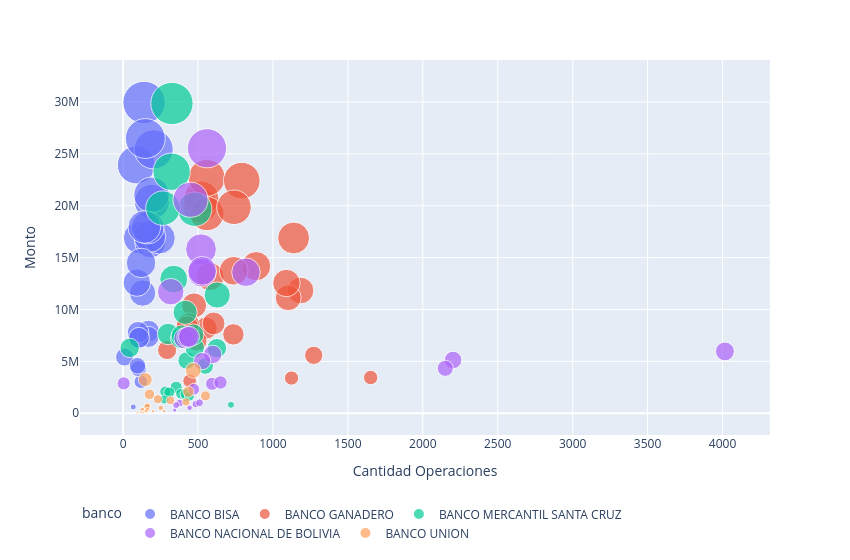

Here is the notebook cell this chart was saved with:
### Code cell
bancos_operaciones = informacion_anterior[informacion_anterior['banco'] != 'TOTAL BANCOS'].groupby(['fecha','banco']).agg({'Monto':'sum', 'N°':'sum'}).reset_index()
grap3 = px.scatter(
    bancos_operaciones.query('banco.isin(["BANCO BISA", "BANCO GANADERO", "BANCO MERCANTIL SANTA CRUZ", "BANCO NACIONAL DE BOLIVIA", "BANCO UNION"])'),
    x = 'N°',
    y = 'Monto',
    color = 'banco',
    size="Monto",
    size_max = 30
)
grap3.update_layout(
    legend = dict(yanchor = 'bottom', y = -0.3, orientation = 'h'),
    xaxis = dict(title = 'Cantidad Operaciones'),
    width = 850
)
grap3.show()

### Figure 1 — Plotly figure (JSON) as saved in the notebook; plotly's stock layout.template omitted (floating-point values rounded to 4 significant figures)
{"data": [{"hovertemplate": "banco=BANCO BISA<br>N°=%{x}<br>Monto=%{marker.size}<extra></extra>", "legendgroup": "BANCO BISA", "marker": {"color": "#636efa", "size": [7914180, 5414820, 3042684, 29953002, 16904802, 4300952, 7292976, 11583790, 7360236, 7804030, 16500848, 4578170, 23933738, 604326, 16878474, 12588400, 17039686, 20382698, 21048570, 25432532, 7273452, 17888928, 17957352, 26480320, 14490034], "sizemode": "area", "sizeref": 33280.0, "symbol": "circle"}, "mode": "markers", "name": "BANCO BISA", "orientation": "v", "showlegend": true, "type": "scatter", "x": [170, 10, 118, 140, 108, 102, 110, 130, 170, 100, 182, 96, 88, 68, 242, 92, 178, 192, 190, 204, 106, 164, 142, 148, 120], "xaxis": "x", "y": [7914180, 5414820, 3042684, 29953002, 16904802, 4300952, 7292976, 11583790, 7360236, 7804030, 16500848, 4578170, 23933738, 604326, 16878474, 12588400, 17039686, 20382698, 21048570, 25432532, 7273452, 17888928, 17957352, 26480320, 14490034], "yaxis": "y"}, {"hovertemplate": "banco=BANCO GANADERO<br>N°=%{x}<br>Monto=%{marker.size}<extra></extra>", "legendgroup": "BANCO GANADERO", "marker": {"color": "#EF553B", "size": [6092506, 3442740, 5587124, 11829968, 11130728, 16892850, 3392344, 12551206, 13164222, 8208568, 6969928, 3121634, 10393876, 14177554, 20027262, 8584582, 8656580, 20678450, 13733650, 19230290, 8327764, 22690686, 7602514, 22416782, 19854904], "sizemode": "area", "sizeref": 33280.0, "symbol": "circle"}, "mode": "markers", "name": "BANCO GANADERO", "orientation": "v", "showlegend": true, "type": "scatter", "x": [294, 1652, 1272, 1184, 1102, 1138, 1124, 1090, 580, 554, 492, 444, 474, 888, 516, 434, 604, 522, 738, 560, 428, 558, 736, 792, 740], "xaxis": "x", "y": [6092506, 3442740, 5587124, 11829968, 11130728, 16892850, 3392344, 12551206, 13164222, 8208568, 6969928, 3121634, 10393876, 14177554, 20027262, 8584582, 8656580, 20678450, 13733650, 19230290, 8327764, 22690686, 7602514, 22416782, 19854904], "yaxis": "y"}, {"hovertemplate": "banco=BANCO MERCANTIL SANTA CRUZ<br>N°=%{x}<br>Monto=%{marker.size}<extra></extra>", "legendgroup": "BANCO MERCANTIL SANTA CRUZ", "marker": {"color": "#00cc96", "size": [6301338, 19663950, 2501880, 813654, 1877066, 7635714, 5081724, 2082370, 23279508, 19768902, 1601268, 7239754, 29857592, 1868378, 12928900, 2007260, 1328970, 6269428, 7487060, 1647854, 6316786, 9728842, 7576308, 4550082, 11397464], "sizemode": "area", "sizeref": 33280.0, "symbol": "circle"}, "mode": "markers", "name": "BANCO MERCANTIL SANTA CRUZ", "orientation": "v", "showlegend": true, "type": "scatter", "x": [44, 478, 354, 720, 386, 300, 424, 282, 324, 266, 418, 386, 326, 416, 338, 308, 276, 626, 392, 442, 478, 414, 468, 548, 628], "xaxis": "x", "y": [6301338, 19663950, 2501880, 813654, 1877066, 7635714, 5081724, 2082370, 23279508, 19768902, 1601268, 7239754, 29857592, 1868378, 12928900, 2007260, 1328970, 6269428, 7487060, 1647854, 6316786, 9728842, 7576308, 4550082, 11397464], "yaxis": "y"}, {"hovertemplate": "banco=BANCO NACIONAL DE BOLIVIA<br>N°=%{x}<br>Monto=%{marker.size}<extra></extra>", "legendgroup": "BANCO NACIONAL DE BOLIVIA", "marker": {"color": "#ab63fa", "size": [2880938, 2843192, 985846, 5961318, 5134620, 4331988, 307194, 11716368, 7212592, 7335268, 20577848, 885142, 785554, 5671708, 15806718, 526256, 2315442, 13552554, 7375622, 13725752, 1014772, 5029656, 25538474, 2966802, 13591326], "sizemode": "area", "sizeref": 33280.0, "symbol": "circle"}, "mode": "markers", "name": "BANCO NACIONAL DE BOLIVIA", "orientation": "v", "showlegend": true, "type": "scatter", "x": [4, 594, 378, 4016, 2202, 2150, 344, 318, 408, 428, 450, 484, 354, 598, 520, 444, 472, 526, 440, 528, 510, 528, 560, 650, 820], "xaxis": "x", "y": [2880938, 2843192, 985846, 5961318, 5134620, 4331988, 307194, 11716368, 7212592, 7335268, 20577848, 885142, 785554, 5671708, 15806718, 526256, 2315442, 13552554, 7375622, 13725752, 1014772, 5029656, 25538474, 2966802, 13591326], "yaxis": "y"}, {"hovertemplate": "banco=BANCO UNION<br>N°=%{x}<br>Monto=%{marker.size}<extra></extra>", "legendgroup": "BANCO UNION", "marker": {"color": "#FFA15A", "size": [1300, 1353316, 192374, 3246670, 418230, 637466, 360250, 318672, 95988, 119632, 679018, 509116, 209764, 1087124, 2080118, 1676982, 1239546, 359598, 110564, 71780, 106762, 84028, 226682, 1826460, 4140314], "sizemode": "area", "sizeref": 33280.0, "symbol": "circle"}, "mode": "markers", "name": "BANCO UNION", "orientation": "v", "showlegend": true, "type": "scatter", "x": [4, 232, 200, 148, 150, 166, 128, 158, 136, 160, 160, 252, 274, 420, 436, 550, 316, 162, 130, 134, 118, 96, 152, 176, 468], "xaxis": "x", "y": [1300, 1353316, 192374, 3246670, 418230, 637466, 360250, 318672, 95988, 119632, 679018, 509116, 209764, 1087124, 2080118, 1676982, 1239546, 359598, 110564, 71780, 106762, 84028, 226682, 1826460, 4140314], "yaxis": "y"}], "layout": {"legend": {"itemsizing": "constant", "orientation": "h", "title": {"text": "banco"}, "tracegroupgap": 0, "y": -0.3, "yanchor": "bottom"}, "margin": {"t": 60}, "width": 850, "xaxis": {"anchor": "y", "domain": [0, 1], "title": {"text": "Cantidad Operaciones"}}, "yaxis": {"anchor": "x", "domain": [0, 1], "title": {"text": "Monto"}}}}
